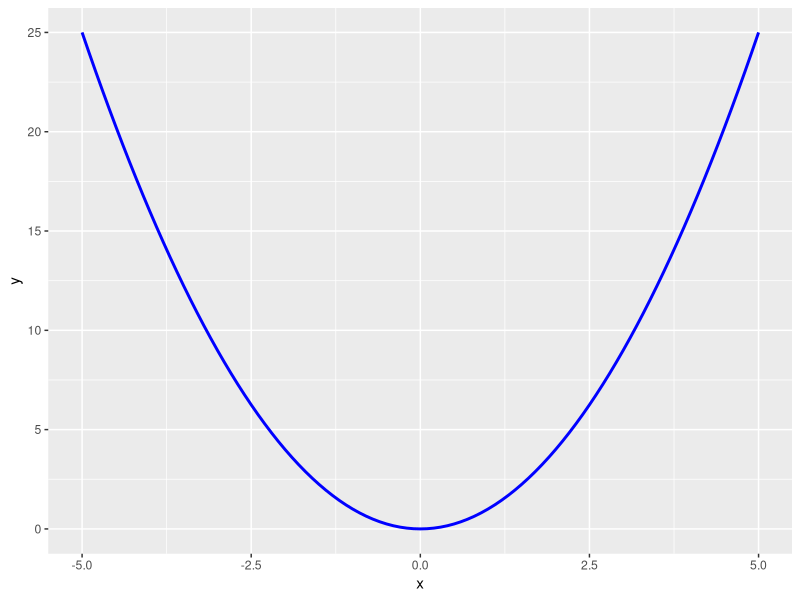
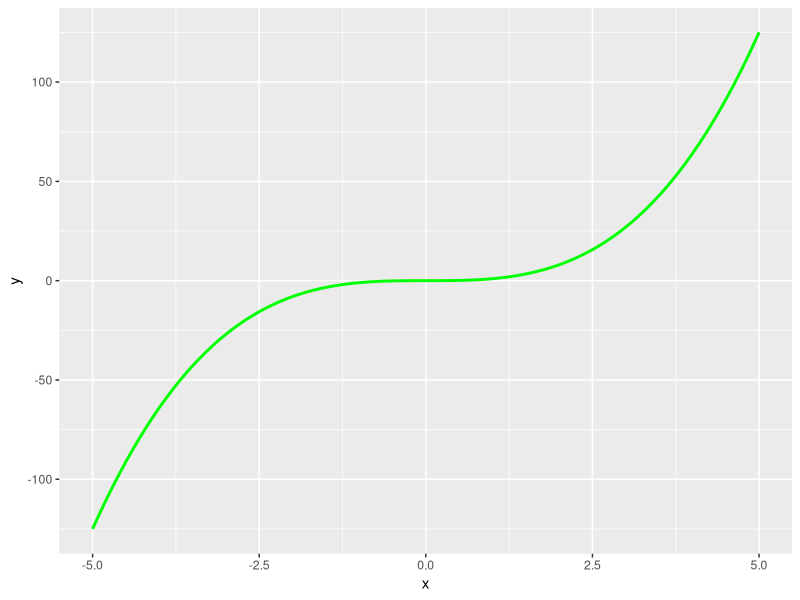

Write the R code that produced these figures, in order.
## ---- chunk 1
library(ggplot2)
quad_curve <- ggplot (data.frame(x = c(-5, 5)), aes(x = x)) +
  stat_function(fun = function(x){x^2}, color="blue", lwd = 1) 
quad_curve
## ---- chunk 2
cub_curve <- ggplot (data.frame(x = c(-5, 5)), aes(x = x)) +
  stat_function(fun = function(x){x^3}, color="green", lwd = 1) 
cub_curve
